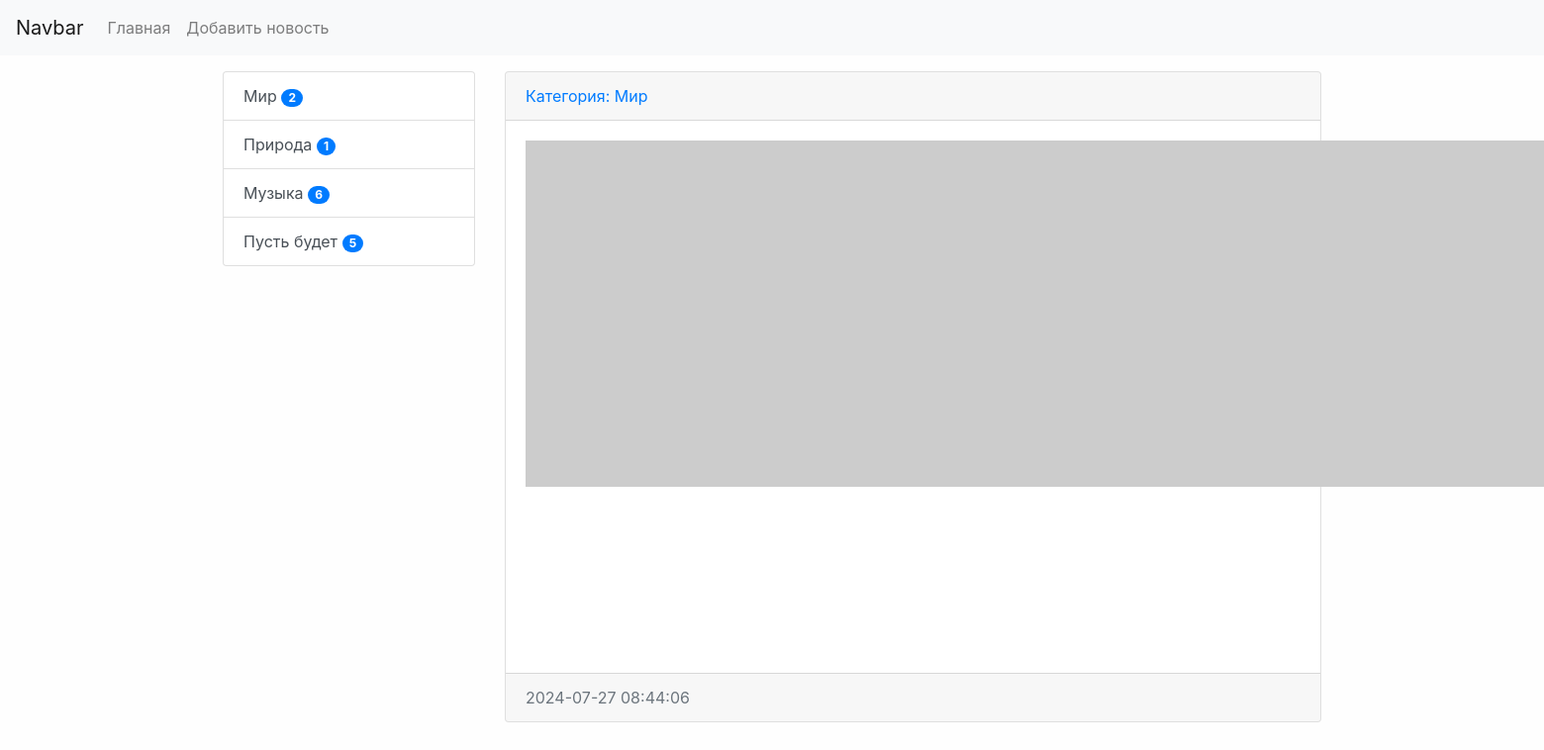
Page /category/1/ on the committed database.
### news/models.py (models this page shows, shortened)
class Category(models.Model):
    title = models.CharField(max_length=125, db_index=True, verbose_name="Наименование категории")
    def get_absolute_url(self):
        return reverse('category', kwargs={'category_id': self.pk})
    def __str__(self):
        return self.title
    class Meta:
        verbose_name = "Категория"
        verbose_name_plural = "Категории"
        ordering = ['title']

class News(models.Model):
    title = models.CharField(max_length=120, verbose_name="Название новости")
    content = models.TextField(blank=True, verbose_name="Контент")
    created_at = models.DateTimeField(auto_now_add=True, verbose_name="Дата публикации")
    updated_at = models.DateTimeField(auto_now=True, verbose_name="Фото")
    photo = models.ImageField(upload_to='photos/%Y/%m/%d/', verbose_name="Фото", blank=True)
    is_published = models.BooleanField(default=False, verbose_name="Опубликованно")
    category = models.ForeignKey("Category", on_delete=models.PROTECT, verbose_name="Категория")
    views = models.IntegerField(default=0)
    def get_absolute_url(self):
        return reverse('view_news', kwargs={'pk': self.pk})
    class Meta:
        verbose_name = 'Новость'
        verbose_name_plural = 'Новости'
        ordering = ['-created_at', 'title']

### news/views.py (the view)
# urls.py: path('category/<int:category_id>/', NewsByCategory.as_view(), name='category'),
class NewsByCategory(ListView):
    model = News
    template_name = 'news/home_news_list.html'
    context_object_name = 'news'
    allow_empty = False
    def get_queryset(self):
        return News.objects.filter(category_id=self.kwargs['category_id'],
                                   is_published=True)
    def get_context_data(self, **kwargs):
        context = super().get_context_data(**kwargs)
        context['title'] = Category.objects.get(pk=self.kwargs['category_id'])
        return context

### news/templatetags/news_tags.py (called while the page is built)
@register.simple_tag(name='get_list_categories')
def get_categories():
    categories = Category.objects.all()
    return categories

@register.inclusion_tag('news/list_categories.html')
def show_categories():
    categories = (Category.objects
                  .annotate(cnt=Count('news'))
                  .filter(cnt__gt=0))
    print('\n\n', categories, '\n\n')
    return {
        'categories': categories}

### news/templates/news/home_news_list.html (shortened to what this page needs)
{% extends 'base.html' %}
{% block sidebar %}
    {% include 'inc/_sidebar.html' %}
{% endblock %}
{% block content %}
    {% for item in news %}
        <div class="card mb-3">
            <div class="card-header">
                <a href={{ item.category.get_absolute_url }}>
                    Категория: {{ item.category }}
            </div>
            <div class="card-body">
                <div class="media">
                    {% if item.photo %}
                    <img
                        src="{{ item.photo.url }}"
                        alt=""
                        width="350"
                        class="mr-3"
                    />
                    {% else %}
                    <img
                        src="https://picsum.photos/id/1060/350/235/?blur=2"
                        alt=""
                        class="mr-3"
                    />
                    {% endif %}
                </div>
            </div>
            <div class="card-footer text-muted">
                {{ item.created_at|date:"Y-m-d H:i:s" }}
            </div>
        </div>
    {% endfor %}
{% endblock %}

### news/templates/news/list_categories.html
<div class="list-group">
  {% for item in categories %}
      <a href="{{ item.get_absolute_url }}" class="list-group-item list-group-item-action">
            {{ item.title }}
            <span class="badge badge-primary badge-pill">{{ item.cnt }}</span>
      </a>
  {% endfor %}
</div>

### mysite/static/css/style.css (style rules this page uses)
body { background-color: #fefefe; }

### rows in the picture
Category: title "Мир", cnt "2"
Category: title "Природа", cnt "1"
Category: title "Музыка", cnt "6"
Category: title "Пусть будет", cnt "5"
News: category "Мир", created_at "2024-07-27 08:44:06"
